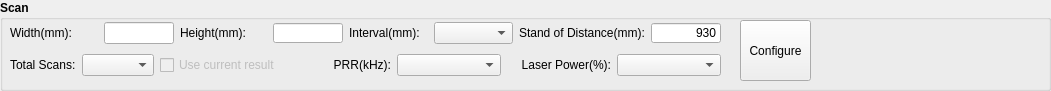
     <widget class="QGroupBox" name="groupBoxScan">
      <property name="geometry">
       <rect>
        <x>10</x>
        <y>80</y>
        <width>1051</width>
        <height>91</height>
       </rect>
      </property>
      <property name="font">
       <font>
        <weight>75</weight>
        <bold>true</bold>
       </font>
      </property>
      <property name="title">
       <string>Scan</string>
      </property>
      <widget class="QWidget" name="layoutWidget_3">
       <property name="geometry">
        <rect>
         <x>10</x>
         <y>20</y>
         <width>711</width>
         <height>26</height>
        </rect>
       </property>
       <layout class="QHBoxLayout" name="horizontalLayout_30">
        <item>
         <layout class="QHBoxLayout" name="horizontalLayout">
          <item>
           <widget class="QLabel" name="labelScanWidth">
            <property name="font">
             <font>
              <weight>50</weight>
              <bold>false</bold>
             </font>
            </property>
            <property name="text">
             <string>Width(mm):</string>
            </property>
           </widget>
          </item>
          <item>
           <widget class="QLineEdit" name="lineEditScanWidth">
            <property name="sizePolicy">
             <sizepolicy hsizetype="Fixed" vsizetype="Fixed">
              <horstretch>0</horstretch>
              <verstretch>0</verstretch>
             </sizepolicy>
            </property>
            <property name="maximumSize">
             <size>
              <width>70</width>
              <height>22</height>
             </size>
            </property>
            <property name="font">
             <font>
              <weight>50</weight>
              <bold>false</bold>
             </font>
            </property>
            <property name="toolTip">
             <string>Valid range: 50mm~500mm - Increment: 10mm</string>
            </property>
            <property name="statusTip">
             <string>Width of scan area. Valid range: 50mm~500mm - Increment: 10mm</string>
            </property>
            <property name="maxLength">
             <number>3</number>
            </property>
            <property name="alignment">
             <set>Qt::AlignRight|Qt::AlignTrailing|Qt::AlignVCenter</set>
            </property>
           </widget>
          </item>
         </layout>
        </item>
        <item>
         <layout class="QHBoxLayout" name="horizontalLayout_4">
          <item>
           <widget class="QLabel" name="labelScanHeight">
            <property name="font">
             <font>
              <weight>50</weight>
              <bold>false</bold>
             </font>
            </property>
            <property name="text">
             <string>Height(mm):</string>
            </property>
           </widget>
          </item>
          <item>
           <widget class="QLineEdit" name="lineEditScanHeight">
            <property name="sizePolicy">
             <sizepolicy hsizetype="Fixed" vsizetype="Fixed">
              <horstretch>0</horstretch>
              <verstretch>0</verstretch>
             </sizepolicy>
            </property>
            <property name="maximumSize">
             <size>
              <width>70</width>
              <height>20</height>
             </size>
            </property>
            <property name="font">
             <font>
              <weight>50</weight>
              <bold>false</bold>
             </font>
            </property>
            <property name="toolTip">
             <string>Valid range: 50mm~500mm - Increment: 10mm</string>
            </property>
            <property name="toolTipDuration">
             <number>1000</number>
            </property>
            <property name="statusTip">
             <string notr="true">Height of scan area. Valid range: 50mm~500mm - Increment: 10mm</string>
            </property>
            <property name="maxLength">
             <number>3</number>
            </property>
            <property name="frame">
             <bool>true</bool>
            </property>
            <property name="alignment">
             <set>Qt::AlignRight|Qt::AlignTrailing|Qt::AlignVCenter</set>
            </property>
            <property name="cursorMoveStyle">
             <enum>Qt::VisualMoveStyle</enum>
            </property>
            <property name="clearButtonEnabled">
             <bool>false</bool>
            </property>
           </widget>
          </item>
         </layout>
        </item>
        <item>
         <layout class="QHBoxLayout" name="horizontalLayout_43">
          <item>
           <widget class="QLabel" name="labelScanInterval_3">
            <property name="font">
             <font>
              <weight>50</weight>
              <bold>false</bold>
             </font>
            </property>
            <property name="text">
             <string>Interval(mm):</string>
            </property>
           </widget>
          </item>
          <item>
           <widget class="QComboBox" name="enumScanInterval">
            <property name="font">
             <font>
              <weight>50</weight>
              <bold>false</bold>
             </font>
            </property>
           </widget>
          </item>
         </layout>
        </item>
        <item>
         <layout class="QHBoxLayout" name="horizontalLayout_7">
          <item>
           <layout class="QHBoxLayout" name="horizontalLayout_44">
            <item>
             <widget class="QLabel" name="labelStandofDistance">
              <property name="font">
               <font>
                <weight>50</weight>
                <bold>false</bold>
               </font>
              </property>
              <property name="text">
               <string>Stand of Distance(mm):</string>
              </property>
             </widget>
            </item>
            <item>
             <widget class="QLineEdit" name="lineEditStandofDistance">
              <property name="sizePolicy">
               <sizepolicy hsizetype="Fixed" vsizetype="Fixed">
                <horstretch>0</horstretch>
                <verstretch>0</verstretch>
               </sizepolicy>
              </property>
              <property name="maximumSize">
               <size>
                <width>70</width>
                <height>20</height>
               </size>
              </property>
              <property name="font">
               <font>
                <weight>50</weight>
                <bold>false</bold>
               </font>
              </property>
              <property name="toolTip">
               <string>Valid range: 50mm~500mm - Increment: 10mm</string>
              </property>
              <property name="toolTipDuration">
               <number>1000</number>
              </property>
              <property name="statusTip">
               <string notr="true">Height of scan area. Valid range: 50mm~500mm - Increment: 10mm</string>
              </property>
              <property name="text">
               <string>930</string>
              </property>
              <property name="maxLength">
               <number>5</number>
              </property>
              <property name="frame">
               <bool>true</bool>
              </property>
              <property name="alignment">
               <set>Qt::AlignRight|Qt::AlignTrailing|Qt::AlignVCenter</set>
              </property>
              <property name="cursorMoveStyle">
               <enum>Qt::VisualMoveStyle</enum>
              </property>
              <property name="clearButtonEnabled">
               <bool>false</bool>
              </property>
             </widget>
            </item>
           </layout>
          </item>
         </layout>
        </item>
       </layout>
      </widget>
      <widget class="QWidget" name="layoutWidget_4">
       <property name="geometry">
        <rect>
         <x>10</x>
         <y>50</y>
         <width>711</width>
         <height>30</height>
        </rect>
       </property>
       <layout class="QHBoxLayout" name="horizontalLayout_45">
        <item>
         <layout class="QHBoxLayout" name="horizontalLayout_46">
          <item>
           <layout class="QHBoxLayout" name="horizontalLayout_47">
            <item>
             <widget class="QLabel" name="labelScanInterval_4">
              <property name="font">
               <font>
                <weight>50</weight>
                <bold>false</bold>
               </font>
              </property>
              <property name="toolTip">
               <string>Total number of scans to be done for the inspection.</string>
              </property>
              <property name="statusTip">
               <string>Total number of scans to be done for the inspection.</string>
              </property>
              <property name="text">
               <string>Total Scans:</string>
              </property>
             </widget>
            </item>
            <item>
             <widget class="QComboBox" name="enumTotalScans">
              <property name="font">
               <font>
                <weight>50</weight>
                <bold>false</bold>
               </font>
              </property>
              <property name="toolTip">
               <string>Total number of scans to be done for the inspection.</string>
              </property>
              <property name="statusTip">
               <string>Total number of scans to be done for the inspection.</string>
              </property>
             </widget>
            </item>
           </layout>
          </item>
          <item>
           <widget class="QCheckBox" name="checkBox_useCurrentResults">
            <property name="enabled">
             <bool>false</bool>
            </property>
            <property name="font">
             <font>
              <weight>50</weight>
              <bold>false</bold>
             </font>
            </property>
            <property name="statusTip">
             <string>Current result will be combined with the results of the next inspection.</string>
            </property>
            <property name="text">
             <string>Use current result</string>
            </property>
           </widget>
          </item>
         </layout>
        </item>
        <item>
         <layout class="QHBoxLayout" name="horizontalLayout_48">
          <item>
           <widget class="QLabel" name="label_18">
            <property name="sizePolicy">
             <sizepolicy hsizetype="Preferred" vsizetype="Preferred">
              <horstretch>0</horstretch>
              <verstretch>0</verstretch>
             </sizepolicy>
            </property>
            <property name="minimumSize">
             <size>
              <width>0</width>
              <height>0</height>
             </size>
            </property>
            <property name="font">
             <font>
              <weight>50</weight>
              <bold>false</bold>
             </font>
            </property>
            <property name="text">
             <string>PRR(kHz):</string>
            </property>
            <property name="alignment">
             <set>Qt::AlignRight|Qt::AlignTrailing|Qt::AlignVCenter</set>
            </property>
           </widget>
          </item>
          <item>
           <widget class="QComboBox" name="enumPRF">
            <property name="sizePolicy">
             <sizepolicy hsizetype="Preferred" vsizetype="Fixed">
              <horstretch>0</horstretch>
              <verstretch>0</verstretch>
             </sizepolicy>
            </property>
            <property name="minimumSize">
             <size>
              <width>55</width>
              <height>0</height>
             </size>
            </property>
            <property name="font">
             <font>
              <weight>50</weight>
              <bold>false</bold>
             </font>
            </property>
           </widget>
          </item>
         </layout>
        </item>
        <item>
         <layout class="QHBoxLayout" name="horizontalLayout_49">
          <item>
           <widget class="QLabel" name="label_19">
            <property name="minimumSize">
             <size>
              <width>0</width>
              <height>0</height>
             </size>
            </property>
            <property name="font">
             <font>
              <weight>50</weight>
              <bold>false</bold>
             </font>
            </property>
            <property name="text">
             <string>Laser Power(%):</string>
            </property>
            <property name="alignment">
             <set>Qt::AlignRight|Qt::AlignTrailing|Qt::AlignVCenter</set>
            </property>
           </widget>
          </item>
          <item>
           <widget class="QComboBox" name="enumCurrent">
            <property name="minimumSize">
             <size>
              <width>55</width>
              <height>0</height>
             </size>
            </property>
            <property name="font">
             <font>
              <weight>50</weight>
              <bold>false</bold>
             </font>
            </property>
           </widget>
          </item>
         </layout>
        </item>
       </layout>
      </widget>
      <widget class="QPushButton" name="pushButtonLaserConfigPrfCurr">
       <property name="geometry">
        <rect>
         <x>740</x>
         <y>20</y>
         <width>71</width>
         <height>61</height>
        </rect>
       </property>
       <property name="font">
        <font>
         <weight>50</weight>
         <bold>false</bold>
        </font>
       </property>
       <property name="statusTip">
        <string>Configure the laser. </string>
       </property>
       <property name="text">
        <string>Configure</string>
       </property>
       <property name="checkable">
        <bool>false</bool>
       </property>
       <property name="checked">
        <bool>false</bool>
       </property>
      </widget>
     </widget>
